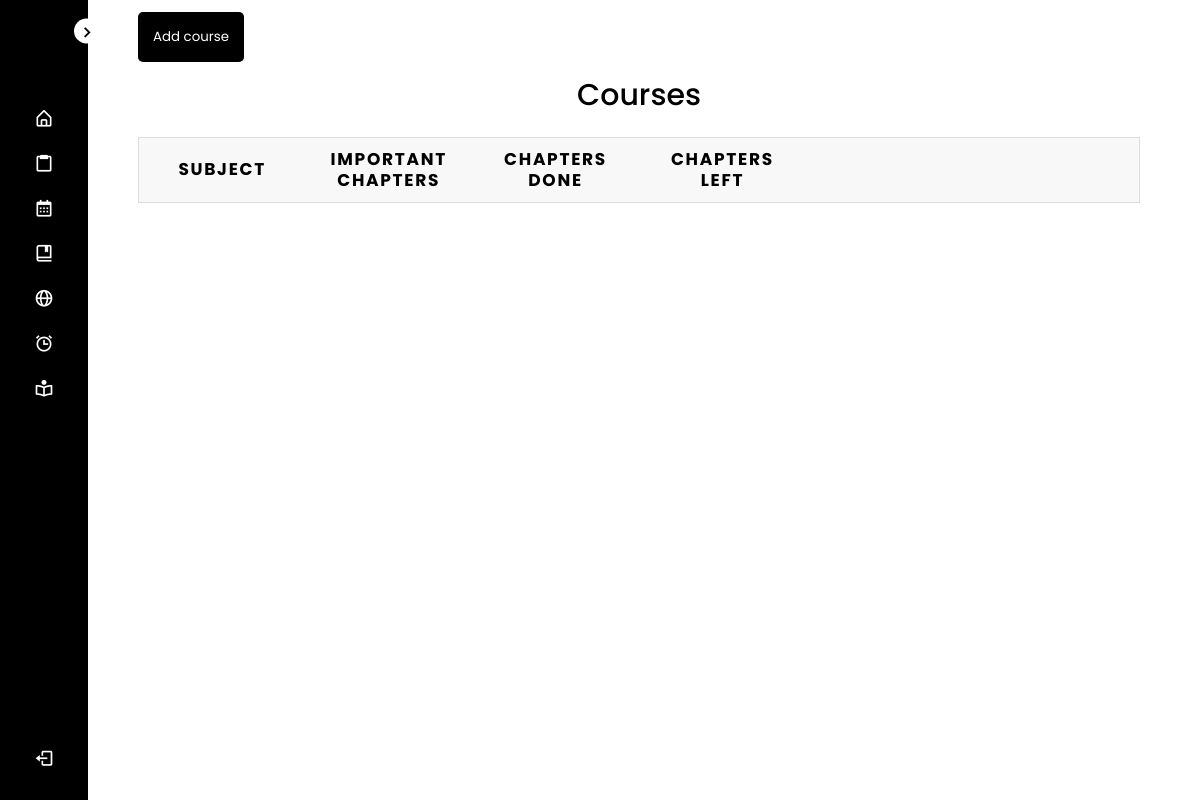
The app's page /courses/ (signed in), older data.
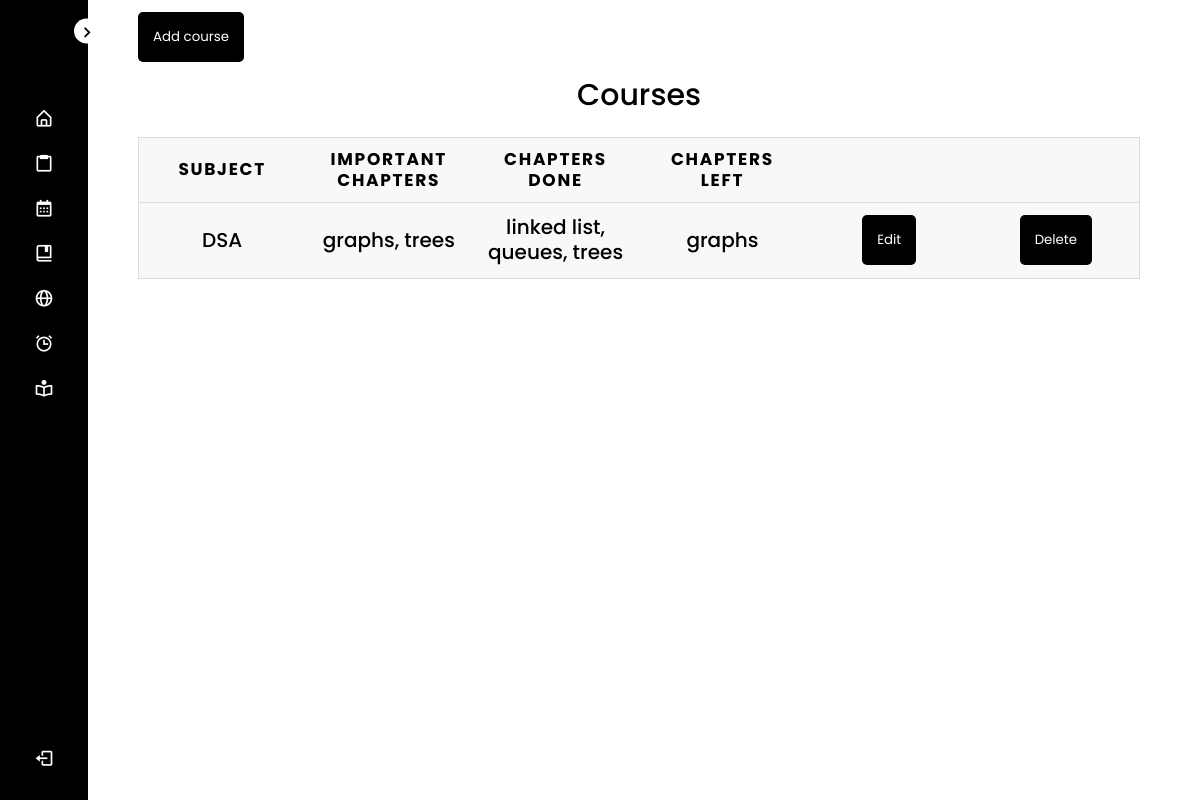
The same page, newer data.
### backend/models.py (models this page shows, shortened)
class Course(models.Model):
    user = models.ForeignKey(User, on_delete=models.CASCADE, null=True)
    subject = models.CharField(max_length=100, null=True)
    important = models.CharField(max_length=500, null=True, blank=True)
    done = models.CharField(max_length=500, null=True, blank=True)
    left = models.CharField(max_length=500, null=True, blank=True)
    class Meta:
        ordering = ['subject']

### backend/views.py (the view)
# urls.py: path('courses/', views.courses, name = "Courses"),
@login_required(login_url='Log in')
def courses(request):
    course_list = Course.objects.filter(user=request.user)
    context = {
        'course_list': course_list
    }
    return render(request, 'courses.html', context)

### backend/templates/courses.html (shortened to what this page needs)
<!DOCTYPE html>
<html lang="en">
<head>
    {% load static %}
    <link rel="stylesheet" type="text/css" href="{% static 'css/table.css' %}">
</head>
<body>
    {% include 'components/navbar.html' %}
    <section class="home">
        <div class="text2">
            <div style="position:sticky;width: 100%;top: 0;background-color: #fff;">
                <button class="button">
                    <a href="{% url 'Add Course' %}">
                        Add course
                    </a>
                </button>
            </div>
            <table>
                <caption>Courses</caption>
                <thead>
                    <tr>
                        <th scope="col">Subject</th>
                        <th scope="col">Important Chapters</th>
                        <th scope="col">Chapters done</th>
                        <th scope="col">Chapters left</th>
                        <th scope="col"> </th>
                        <th scope="col"> </th>
                    </tr>
                </thead>
                <tbody>
                    {% for item in course_list %}
                    <tr>
                        <td data-label="Subject">{{ item.subject }}</td>
                        <td data-label="Important">{{ item.important|default_if_none:'' }}</td>
                        <td data-label="Done">{{ item.done|default_if_none:'' }}</td>
                        <td data-label="Left">{{ item.left|default_if_none:'' }}</td>
                        <td data-label="Edit">
                            <button class="button">
                                <a href="{% url 'Edit Course' item.id %}">
                                    Edit
                                </a>
                            </button>
                        </td>
                        <td data-label="Delete">
                            <button class="button">
                                <a href="{% url 'Delete Course' item.id %}">
                                    Delete
                                </a>
                            </button>
                        </td>
                    </tr>
                    {% endfor %}
                </tbody>
            </table>
        </div>
    </section>
</body>
</html>

### backend/templates/components/navbar.html (shortened to what this page needs)
<!DOCTYPE html>
<html lang="en">
<head>
    {% load static %}
    <link rel="stylesheet" type="text/css" href="{% static 'css/navstyle.css' %}">
    <link href='https://unpkg.com/boxicons@2.1.1/css/boxicons.min.css' rel='stylesheet'>
</head>
<body>
    <nav class="sidebar close">
        <header>
            <div class="image-text">
            </div>
            <i class='bx bx-chevron-right toggle'></i>
        </header>
        <div class="menu-bar">
            <div class="menu">
                <ul class="menu-links">
                    <li class="nav-link">
                        <a href="{% url 'Homepage' %}">
                            <i class='bx bx-home-alt icon' ></i>
                        </a>
                    </li>
                    <li class="nav-link">
                        <a href="{% url 'Tasks' %}">
                            <i class='bx bx-clipboard icon' ></i>
                        </a>
                    </li>
                    <li class="nav-link">
                        <a href="{% url 'Calendar' %}">
                            <i class='bx bx-calendar icon'></i>
                        </a>
                    </li>
                    <li class="nav-link">
                        <a href="{% url 'Courses' %}">
                            <i class='bx bx-book-bookmark icon' ></i>
                        </a>
                    </li>
                    <li class="nav-link">
                        <a href="{% url 'Links' %}">
                            <i class='bx bx-globe icon' ></i>
                        </a>
                    </li>
                    <li class="nav-link">
                        <a href="{% url 'Schedule' %}">
                            <i class='bx bx-alarm icon' ></i>
                        </a>
                    </li>
                    <li class="nav-link">
                        <a href="{% url 'Study Mode' %}">
                            <i class='bx bx-book-reader icon' ></i>
                        </a>
                    </li>
                </ul>
            </div>
            <div class="bottom-content">
                <li class="">
                    <a href="{% url 'Log out' %}">
                        <i class='bx bx-log-out icon' ></i>
                    </a>
                </li>
            </div>
        </div>
    </nav>
    <section class="home">
        <div class="text">Keep Up</div>
    </section>
</body>
</html>

### frontend/static/css/table.css (style rules this page uses)
a { text-decoration: none; color:#fff; }
.button { background-color: #000; padding: 15px 15px; color: #fff; border: 0; border-radius: 5px; cursor: pointer; transition: all 0.3s ease; }
table { border: 1px solid #ccc; border-collapse: collapse; margin: 0; padding: 0; width: 100%; table-layout: fixed; }
table caption { font-size: 1.5em; margin: .5em 0 .75em; }
table tr { background-color: #f8f8f8; border: 1px solid #ddd; padding: .35em; }
table th, table td { padding: .625em; text-align: center; }
table th { font-size: .85em; letter-spacing: .1em; text-transform: uppercase; }
body { font-family: "Open Sans", sans-serif; line-height: 1.25; }

### frontend/static/css/navstyle.css (style rules this page uses)
* { margin: 0; padding: 0; box-sizing: border-box; font-family: 'Poppins', sans-serif; }
:root { --body-color: #FFF; --sidebar-color: #000; --primary-color: #FFF; --primary-color-light: #F6F5FF; --toggle-color: #DDD; --text-color: #FFF; --tran-03: all 0.2s ease; --tran-03: all 0.3s ease; --tran-04: all 0.3s ease; --tran-05: all 0.3s ease; }
body { min-height: 100vh; background-color: var(--body-color); transition: var(--tran-05); }
.sidebar { position: fixed; top: 0; left: 0; height: 100%; width: 250px; padding: 10px 14px; background: var(--sidebar-color); transition: var(--tran-05); z-index: 100; }
.sidebar.close { width: 88px; }
.sidebar li { height: 40px; list-style: none; display: flex; align-items: center; margin-top: 5px; }
.sidebar header .image, .sidebar .icon { min-width: 60px; border-radius: 6px; }
.sidebar .icon { min-width: 60px; border-radius: 6px; height: 100%; display: flex; align-items: center; justify-content: center; font-size: 20px; }
.sidebar .text, .sidebar .icon { color: var(--text-color); transition: var(--tran-03); }
.sidebar header { position: relative; }
.sidebar header .image-text { display: flex; align-items: center; }
.sidebar header .toggle { position: absolute; top: 50%; right: -25px; transform: translateY(-50%) rotate(180deg); height: 25px; width: 25px; background-color: var(--primary-color); color: var(--sidebar-color); border-radius: 50%; display: flex; align-items: center; justify-content: center; font-size: 22px; cursor: pointer; transition: var(--tran-05); }
.sidebar.close .toggle { transform: translateY(-50%) rotate(0deg); }
.sidebar .menu { margin-top: 40px; }
.sidebar li a { list-style: none; height: 100%; background-color: transparent; display: flex; align-items: center; height: 100%; width: 100%; border-radius: 6px; text-decoration: none; transition: var(--tran-03); }
.sidebar .menu-bar { height: calc(100% - 55px); display: flex; flex-direction: column; justify-content: space-between; overflow-y: scroll; }
.home { position: absolute; top: 0; top: 0; left: 250px; height: 100vh; width: calc(100% - 250px); background-color: var(--body-color); transition: var(--tran-05); }
.home .text { font-size: 30px; font-weight: 500; color: var(--sidebar-color); padding: 12px 60px; }
.home .text2 { font-size: 20px; font-weight: 500; color: var(--sidebar-color); padding: 12px 60px; }
.sidebar.close ~ .home { left: 78px; height: 100vh; width: calc(100% - 78px); }

Row changes from the older to the newer data that the page shows:
added Course: subject "DSA", important "graphs, trees", done "linked list, queues, trees", left "graphs"
